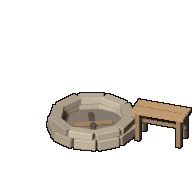
#> input picture sprites/oven_lvl1.png, 194 x 194 px, given in place of hero.png, which was not available
$ python pixelate.py
#> lines starting #> are read from the running program, lines starting #| are printed output that depends on the picture; after the words box and inside, x2 and y2 are one past the last pixel; in counts of white or black regions, pixels touching at a corner belong together; pictures that were not available may be replaced by others from this repository, and a replacement may not be noted
"""Рендеры -> пиксель-арт: даунскейл, ограниченная палитра, тёмная обводка, лист стадий.

Запуск: python pixelate.py
    renders_hi/*.png  ->  sprites/*.png (прозрачный фон)  +  sheet.png
"""
from pathlib import Path

from PIL import Image, ImageDraw, ImageFont

ROOT = Path(__file__).parent
HI, OUT = ROOT / "renders_hi", ROOT / "sprites"
OUT.mkdir(exist_ok=True)

SPRITE = 192          # сторона спрайта стадии, px
HERO = 384
COLORS = 32           # размер палитры
OUTLINE = (26, 20, 24, 255)
SHEET_BG = (92, 88, 74, 255)


RUNE_BLUES = [(30, 74, 122), (56, 132, 194), (104, 190, 240), (176, 232, 255)]
EMBERS = [(122, 32, 12), (214, 76, 20), (252, 148, 42), (255, 214, 130)]
FORCED = RUNE_BLUES + EMBERS


def shared_palette(sources, colors=COLORS):
    """Одна палитра на все спрайты: адаптивная по рендерам + принудительные синие для рун.

    Без этого руны занимают доли процента кадра, MEDIANCUT не выделяет им слот,
    и синее свечение съезжает в тёплый цвет.
    """
#> called with colors = 32
    tiles = []
    for src in sources:
        im = Image.open(src).convert("RGBA")
        bg = Image.new("RGBA", im.size, (0, 0, 0, 0))
        bg.alpha_composite(im)
        tiles.append(bg.convert("RGB").resize((128, 128), Image.BOX))
    strip = Image.new("RGB", (128 * len(tiles), 128))
    for i, t in enumerate(tiles):
        strip.paste(t, (i * 128, 0))
    adaptive = strip.quantize(colors=colors - len(FORCED), method=Image.MEDIANCUT).getpalette()
    flat = adaptive[: (colors - len(FORCED)) * 3]
    for c in FORCED:
        flat += list(c)
#> in pixelate, im is the input picture: PIL image 194x194 RGBA; mean R, G, B, A 23.9, 21.3, 17.9, 41.8
    pal = Image.new("P", (1, 1))
    pal.putpalette(flat + [0] * (768 - len(flat)))
    return pal


def quantize(im, pal):
    """Квантование только по видимым пикселям, альфа остаётся бинарной."""
    a = im.getchannel("A").point(lambda v: 255 if v > 110 else 0)
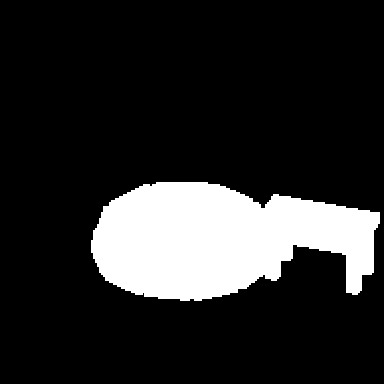
#> a: PIL image 384x384 L; 16.4% white; 1 white region, box (x1, y1, x2, y2) and area: (91, 182, 380, 301) 24153
    q = im.convert("RGB").quantize(palette=pal, dither=Image.Dither.NONE).convert("RGB")
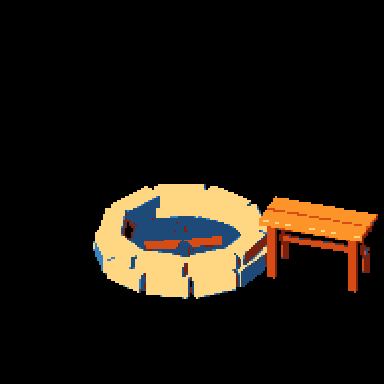
#> q: PIL image 384x384 RGB; mean R, G, B 28.5, 22.2, 14.6
    q.putalpha(a)
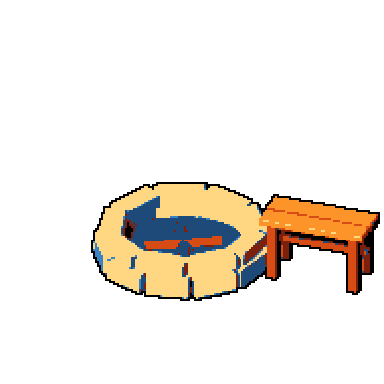
#> q: PIL image 384x384 RGBA; mean R, G, B, A 28.5, 22.2, 14.6, 41.8; transparent parts drawn white
    return q


def outline(im, color=OUTLINE):
    """1px тёмный контур по краю силуэта — как в пиксель-арте."""
#> called with color = (26, 20, 24, 255)
    a = im.getchannel("A")
    w, h = im.size
#> w = 384; h = 384
    res = Image.new("RGBA", (w + 2, h + 2), (0, 0, 0, 0))
#> res: PIL image 386x386 RGBA; every value is 0
    ring = Image.new("RGBA", (w + 2, h + 2), (0, 0, 0, 0))
    solid = Image.new("RGBA", (w, h), color)
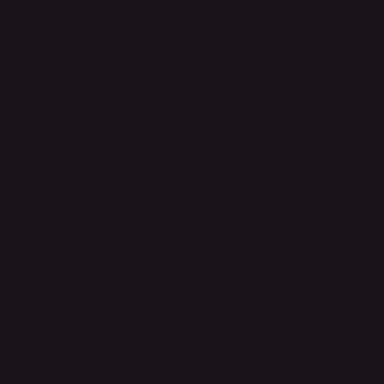
#> solid: PIL image 384x384 RGBA; mean R, G, B, A 26, 20, 24, 255
    for dx, dy in ((0, 1), (2, 1), (1, 0), (1, 2), (0, 0), (2, 0), (0, 2), (2, 2)):
        ring.paste(solid, (dx, dy), a)
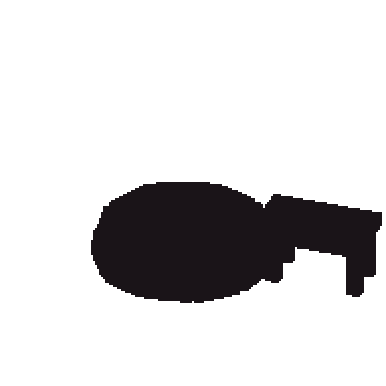
#> ring: PIL image 386x386 RGBA; mean R, G, B, A 4.4, 3.4, 4, 43; transparent parts drawn white
    res.alpha_composite(ring)
    res.paste(im, (1, 1), a)
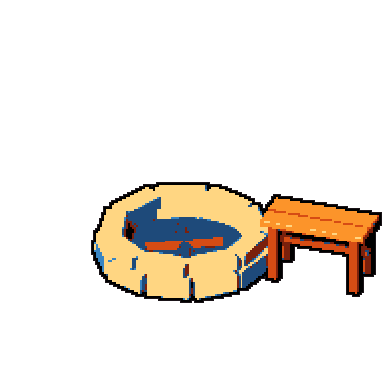
#> res: PIL image 386x386 RGBA; mean R, G, B, A 28.4, 22.1, 14.6, 43; transparent parts drawn white
    return res


def pixelate(src, size, pal):
    im = Image.open(src).convert("RGBA")
    small = im.resize((size, size), Image.BOX)          # усреднение: чище, чем NEAREST
    return outline(quantize(small, pal))


def upscale(im, factor):
#> called with factor = 2
    return im.resize((im.width * factor, im.height * factor), Image.NEAREST)
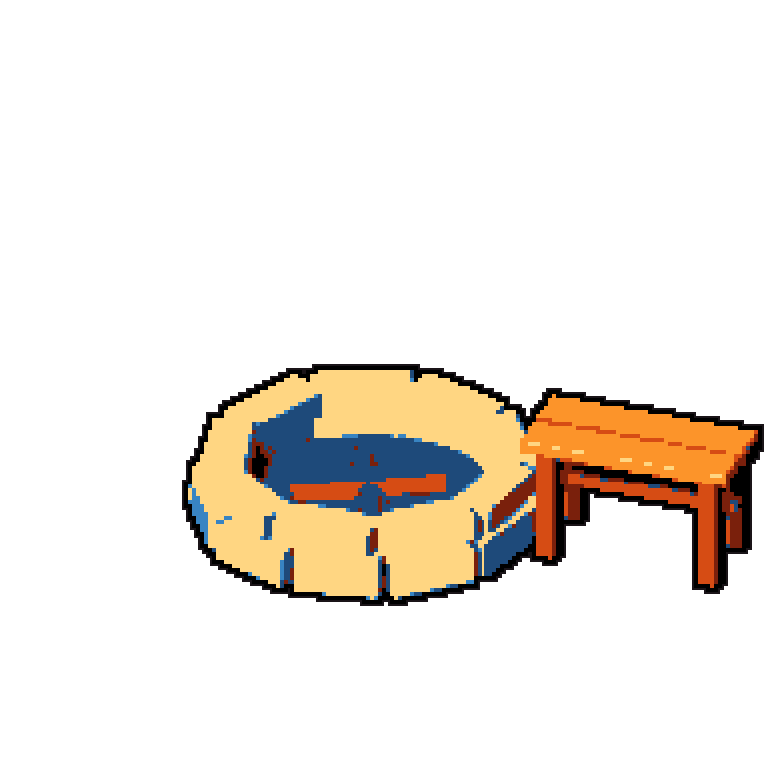
#> returned value: PIL image 772x772 RGBA; mean R, G, B, A 28.4, 22.1, 14.6, 43; transparent parts drawn white


def label(d, xy, text, size=16, fill=(235, 230, 215)):
    try:
        f = ImageFont.truetype("C:/Windows/Fonts/consolab.ttf", size)
    except OSError:
        f = ImageFont.load_default()
    d.text(xy, text, font=f, fill=fill)


def build_sheet(tiles, hero, scale=3):
    """Лист как на референсе: сетка стадий слева, крупный кадр справа."""
    ts = tiles[0].width * scale
    hs = hero.width * scale
    pad, gap = 18, 10
    left_w = ts * 2 + gap
    W = pad * 3 + left_w + hs
    H = pad * 2 + max(ts * 2 + gap, hs)
    sheet = Image.new("RGBA", (W, H), SHEET_BG)
    d = ImageDraw.Draw(sheet)
    for i, t in enumerate(tiles):
        x = pad + (i % 2) * (ts + gap)
        y = pad + (i // 2) * (ts + gap)
        d.rectangle([x - 2, y - 2, x + ts + 1, y + ts + 1], outline=(38, 34, 30), width=2)
        sheet.alpha_composite(upscale(t, scale), (x, y))
        label(d, (x + 8, y + 6), f"LVL {i + 1}")
    x = pad * 2 + left_w
    y = pad
    d.rectangle([x - 2, y - 2, x + hs + 1, y + hs + 1], outline=(38, 34, 30), width=2)
    sheet.alpha_composite(upscale(hero, scale), (x, y))
    label(d, (x + hs - 78, y + 8), "LVL 4", 20)
    return sheet


SRC = [HI / f"tier{t}.png" for t in (1, 2, 3, 4)] + [HI / "hero.png"]
PAL = shared_palette([s for s in SRC if s.exists()])

tiles = []
for t in (1, 2, 3, 4):
    src = HI / f"tier{t}.png"
    if not src.exists():
        continue
    sp = pixelate(src, SPRITE, PAL)
    sp.save(OUT / f"oven_lvl{t}.png")
    upscale(sp, 4).save(OUT / f"oven_lvl{t}_x4.png")
    tiles.append(sp)

hero = pixelate(HI / "hero.png", HERO, PAL)
hero.save(OUT / "oven_hero.png")
upscale(hero, 2).save(OUT / "oven_hero_x2.png")

if len(tiles) == 4:
    build_sheet(tiles, hero, scale=3).convert("RGB").save(ROOT / "sheet.png")
print("ok", sorted(p.name for p in OUT.iterdir()))
